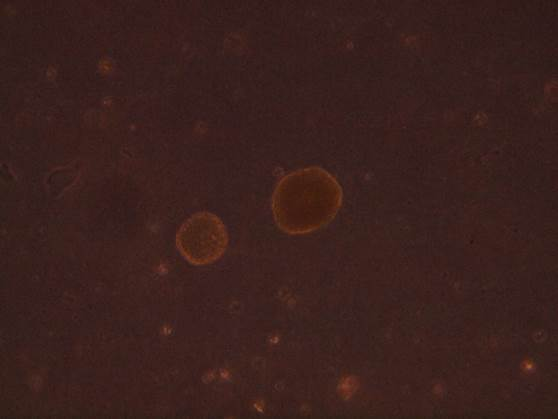
%> input picture MATLAB於影像處理的應用/IP/190515 D35.jpg, 558 x 419 px
$ octave --eval "result = segmentImage(imread('190515 D35.jpg'));"   (GNU Octave 9; MATLAB toolbox functions it lacks are replaced by stand-ins)
%> lines starting %> are read from the running program, lines starting %| are printed output that depends on the picture; in (x1, y1, x2, y2) boxes, pixels count from 0 and x2, y2 are one past the last pixel; in counts of white or black regions, pixels touching at a corner belong together; the program's own positions count from 1
function [BW,maskedImage] = segmentImage(RGB)
%segmentImage Segment image using auto-generated code from imageSegmenter app
%  [BW,MASKEDIMAGE] = segmentImage(RGB) segments image RGB using
%  auto-generated code from the imageSegmenter app. The final segmentation
%  is returned in BW, and a masked image is returned in MASKEDIMAGE.

% Auto-generated by imageSegmenter app on 27-Aug-2020
%----------------------------------------------------


% Adjust data to span data range.
RGB = imadjust(RGB);
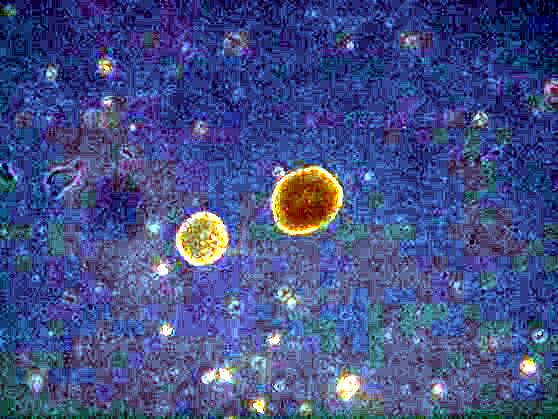
%> RGB: size 419x558x3 uint8; mean R, G, B 66.5, 79.5, 135.8

% Convert RGB image into L*a*b* color space.
X = rgb2lab(RGB);
%> X: size 419x558x3 double; mean of channels 1, 2, 3 35.4, 13.8, -32.6

% Auto clustering
s = rng;
rng('default');
L = imsegkmeans(single(X),2,'NumAttempts',2);
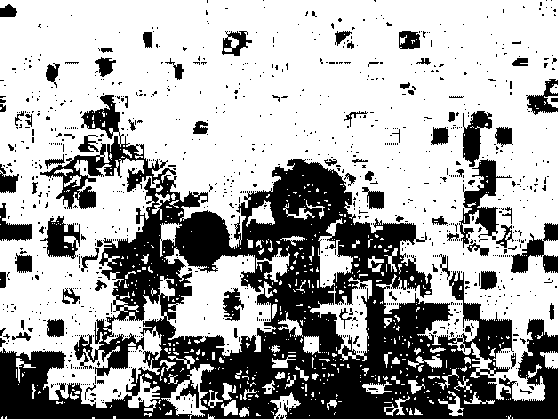
%> L: size 419x558 uint8; values 1 (black) and 2 (white), 66.2% white; 984 black regions (902 under 20 px), largest, box (x1, y1, x2, y2) and area: (0, 95, 558, 419) 63471, (459, 159, 512, 248) 1538, (511, 223, 558, 273) 1026
rng(s);
BW = L == 2;

% Invert mask
BW = imcomplement(BW);

% Active contour
iterations = 30;
%> (the run ends here)
